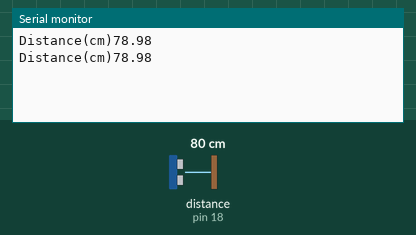
This sketch was run on a simulated Arduino Uno, built with avr-gcc and run on an emulated ATmega328P. Parts: the last lines printed to the serial monitor. Wiring (inferred from the names in the program): ultrasonic range finder: trigger pin 5; echo pin 18. The inputs (shaded band) are chosen by the test bench; at power-on: distance to the obstacle (sensor on pin 18) 80 cm. The echo pulse lasts 58.3 µs per cm.

Above: at 1.8 s.
1.9 s: distance to the obstacle (sensor on pin 18) set to 2 cm
At 2.8 s:
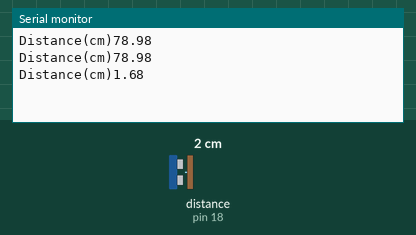
3.4 s: distance to the obstacle (sensor on pin 18) set to 4 cm
At 4.5 s:
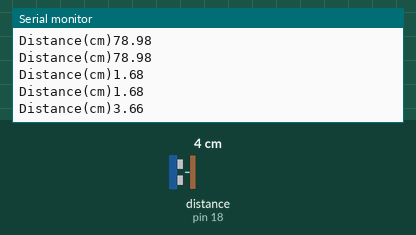
Timing chart, 0 to 6.4 s (numbered marks = the images above; inputs shaded):
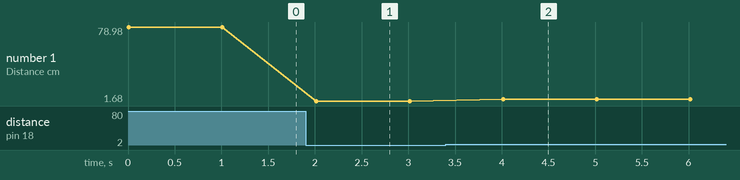

The sketch:

sketch_jun15b.ino
```cpp
//sensor
const int trigPin = 5;
const int echoPin = 18;
#define SOUND_SPEED 0.034
long duration;
float distanceCm;
void setup() {
Serial.begin(115200);
pinMode(trigPin, OUTPUT);
pinMode(echoPin, INPUT);
}

void loop() {
digitalWrite(trigPin, LOW);
delayMicroseconds(2);
digitalWrite(trigPin, HIGH);
delayMicroseconds(10);
digitalWrite(trigPin, LOW);

duration = pulseIn(echoPin, HIGH);
distanceCm = (duration*SOUND_SPEED)/2;

Serial.print("Distance(cm)");
Serial.println(distanceCm);
delay(1000);
}
```

Measured:
- after the input at 1.9 s, the serial monitor: prints a new line after 0.11 s (image 1)
- after the input at 3.4 s, the serial monitor: prints a new line after 0.61 s (image 2)
- plotted number 1: 78.98 → 1.68 after the input at 1.9 s, 1.68 → 3.66 after the input at 3.4 s
